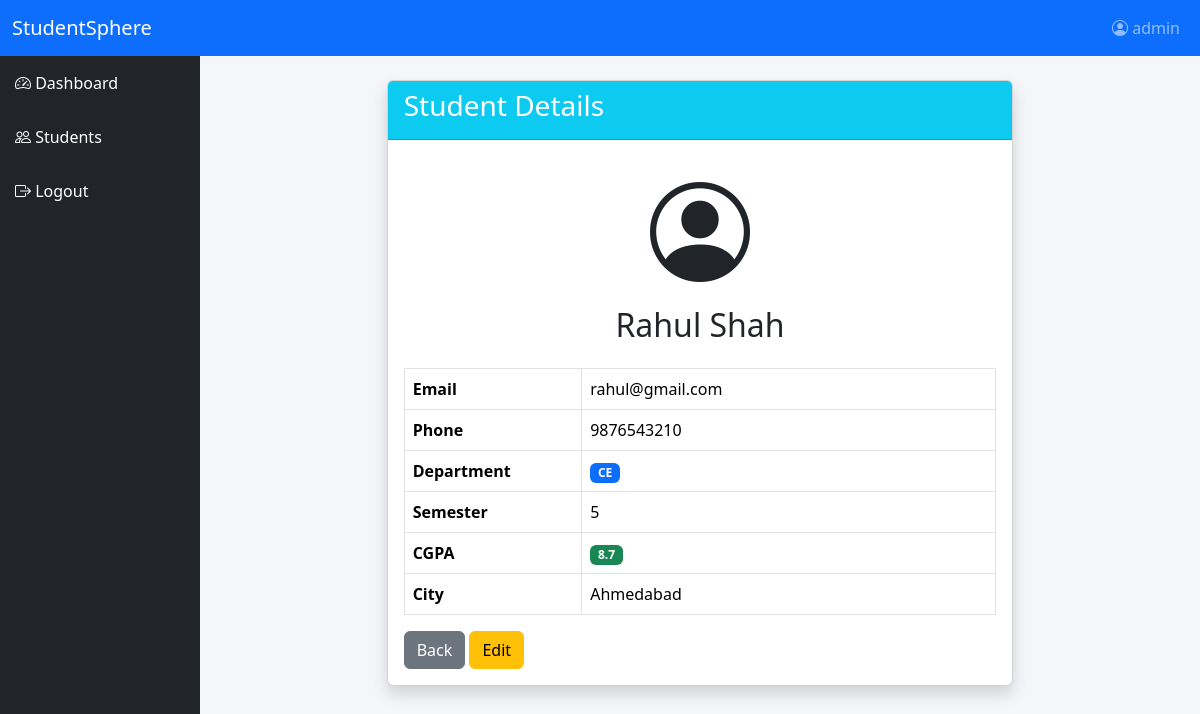
/students/details/1/ (signed in), run on the app's committed database.
### students/models.py (models this page shows, shortened)
class Student(models.Model):
    name = models.CharField(max_length=100)
    email = models.EmailField(unique=True)
    phone = models.CharField(max_length=15)
    department = models.CharField(max_length=50)
    semester = models.IntegerField()
    cgpa = models.FloatField()
    city = models.CharField(max_length=50)

### students/views.py (the view)
@login_required
def student_details(request, id):
    student = get_object_or_404(
        Student,
        id=id
    )
    return render(
        request,
        "students/details.html",
        {"student": student}
    )

### students/templates/students/details.html
{% extends 'base.html' %}
{% block content %}
<div class="row justify-content-center">
    <div class="col-md-8">
        <div class="card shadow">
            <div class="card-header bg-info text-white">
                <h3>
                    Student Details
                </h3>
            </div>
            <div class="card-body">
                <div class="text-center mb-4">
                    <i class="bi bi-person-circle"
                       style="font-size:100px;"></i>
                    <h2>
                        {{ student.name }}
                    </h2>
                </div>
                <table class="table table-bordered">
                    <tr>
                        <th width="30%">
                            Email
                        </th>
                        <td>
                            {{ student.email }}
                        </td>
                    </tr>
                    <tr>
                        <th>
                            Phone
                        </th>
                        <td>
                            {{ student.phone }}
                        </td>
                    </tr>
                    <tr>
                        <th>
                            Department
                        </th>
                        <td>
                           <span class="badge bg-primary">
    {{ student.department }}
</span>
                        </td>
                    </tr>
                    <tr>
                        <th>
                            Semester
                        </th>
                        <td>
                            {{ student.semester }}
                        </td>
                    </tr>
                    <tr>
                        <th>
                            CGPA
                        </th>
                        <td>
                           <span class="badge bg-success">
    {{ student.cgpa }}
</span>
                        </td>
                    </tr>
                    <tr>
                        <th>
                            City
                        </th>
                        <td>
                            {{ student.city }}
                        </td>
                    </tr>
                </table>
                <a href="{% url 'student_list' %}"
                   class="btn btn-secondary">
                    Back
                </a>
                <a href="{% url 'edit_student' student.id %}"
                   class="btn btn-warning">
                    Edit
                </a>
            </div>
        </div>
    </div>
</div>
{% endblock %}

### CollegePortal/templates/base.html (shortened to what this page needs)
<!DOCTYPE html>
<html>
<head>
    <link href="https://cdn.jsdelivr.net/npm/bootstrap@5.3.3/dist/css/bootstrap.min.css"
          rel="stylesheet">
    <link href="https://cdn.jsdelivr.net/npm/bootstrap-icons@1.11.3/font/bootstrap-icons.css"
          rel="stylesheet">
</head>
<body>
<nav class="navbar navbar-expand-lg navbar-dark bg-primary">
    <div class="container-fluid">
        <a class="navbar-brand">
            StudentSphere
        </a>
        <div class="collapse navbar-collapse"
             id="menu">
            <ul class="navbar-nav ms-auto">
                <li class="nav-item">
                    <span class="nav-link">
                        <i class="bi bi-person-circle"></i>
                         {{ request.user }}
                    </span>
                </li>
            </ul>
        </div>
    </div>
</nav>
<div class="container-fluid">
    <div class="row">
        <div class="col-md-2 sidebar p-0">
            <a href="{% url 'dashboard' %}">
    <i class="bi bi-speedometer2"></i>
    Dashboard
</a>
<a href="{% url 'student_list' %}">
    <i class="bi bi-people"></i>
    Students
</a>
<a href="{% url 'logout' %}">
    <i class="bi bi-box-arrow-right"></i>
    Logout
</a>
        </div>
        <div class="col-md-10 p-4">
            {% block content %}
            {% endblock %}
        </div>
    </div>
</div>
</body>
</html>

### CollegePortal/templates/base.html (style rules this page uses)
body { background:#f4f6f9; }
.sidebar { min-height:100vh; background:#212529; }
.sidebar a { color:white; text-decoration:none; display:block; padding:15px; transition:0.3s; }

### data on the page
Student: name "Rahul Shah", email "rahul@gmail.com", phone "9876543210", department "CE", semester "5", cgpa "8.7", city "Ahmedabad"

### other printed values
{{ request.user }} "admin"
